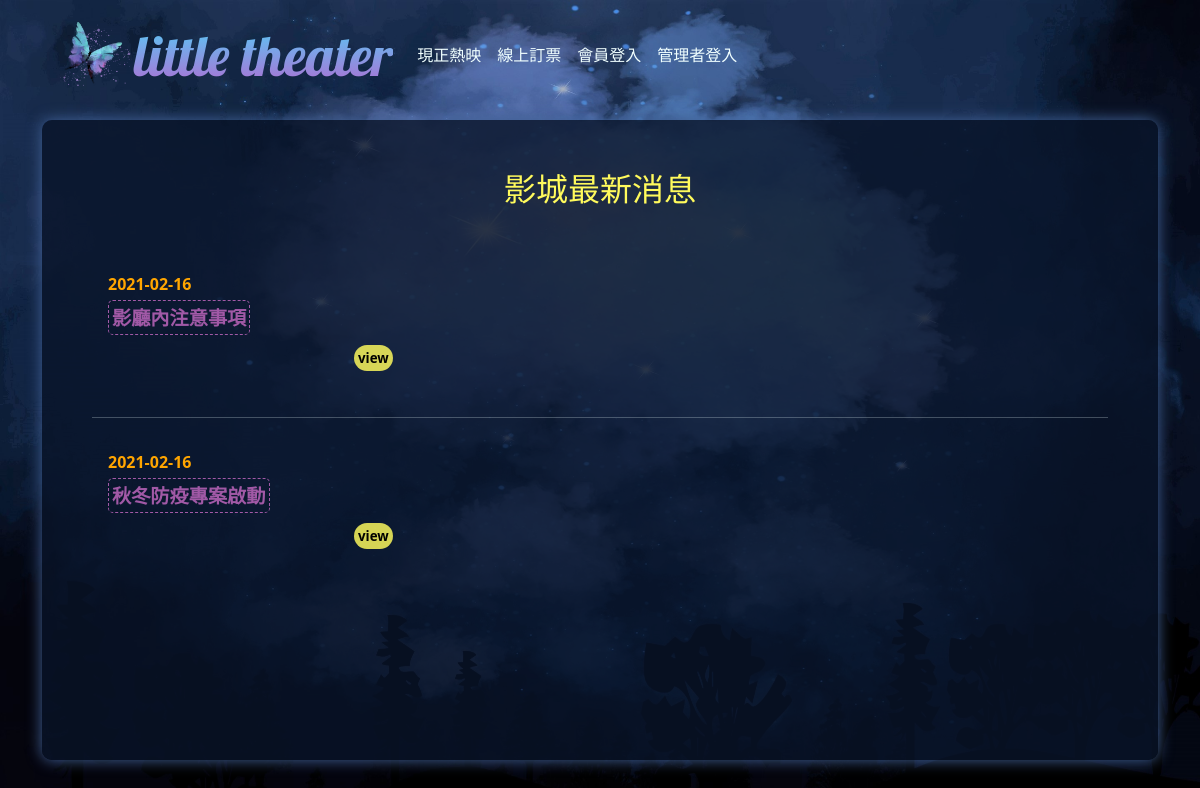
/index.php?do=news, run on an earlier commit of the app's database.
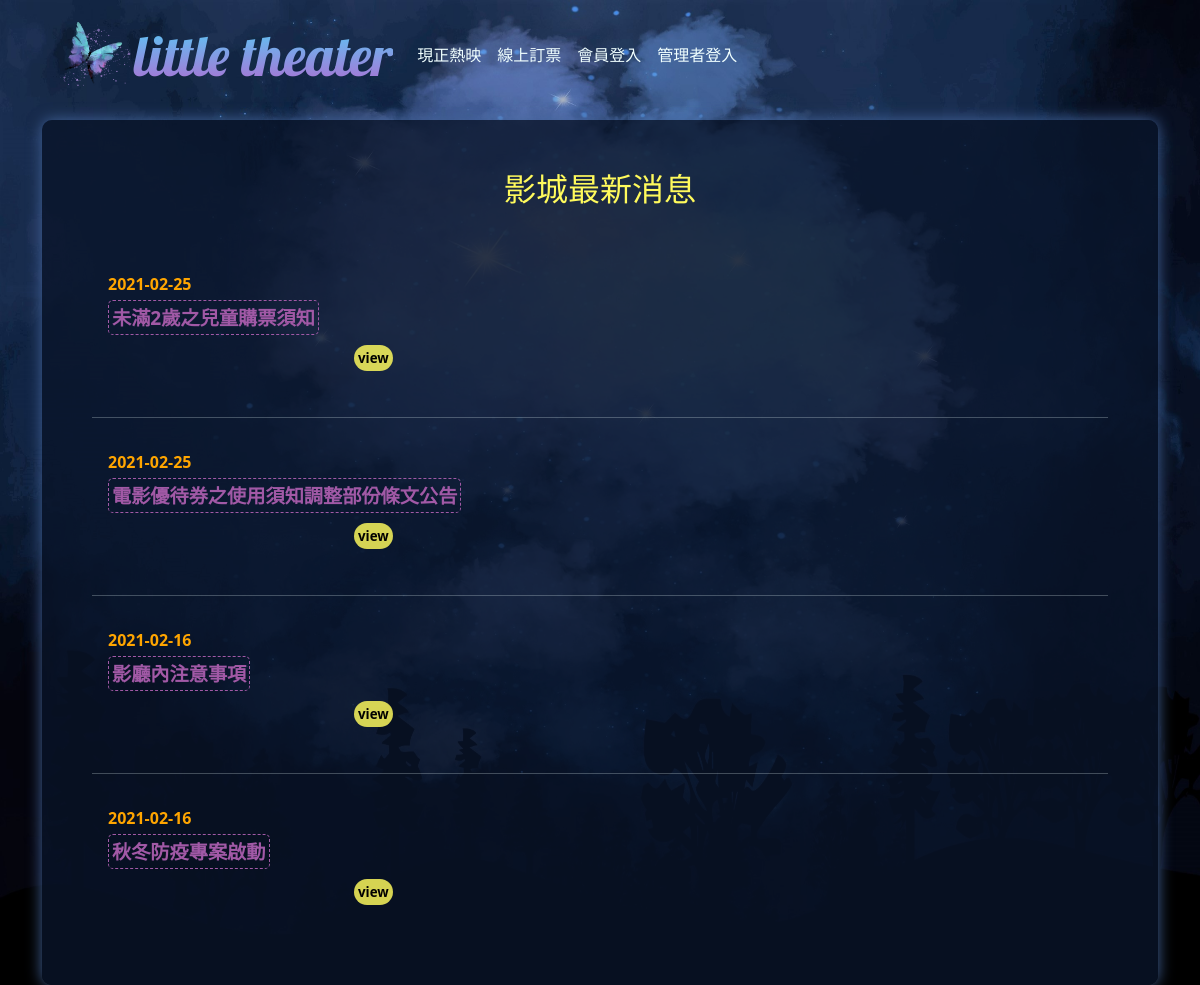
And on a later commit of the database.
### tables this page shows
CREATE TABLE `theater_news` (
  `id` int(11) UNSIGNED NOT NULL,
  `title` text NOT NULL,
  `content` text NOT NULL,
  `tags` text NOT NULL,
  `sh` int(1) UNSIGNED NOT NULL,
  `date` date NOT NULL
);

### base.php (called while the page is built, shortened)
<?php
$News=new DB("theater_news");
Class DB{
    private $dsn="mysql:host=localhost;charset=utf8;dbname=theater";
    private $pdo="";
    private $table="";
    function __construct($table){
        $this->table=$table;
        $this->pdo=new PDO($this->dsn,"root","");
    }
    function all(...$arr){
        $sql="select * from $this->table ";
        if(isset($arr[0])){
            if(is_array($arr[0])){
                foreach($arr[0] as $k=>$v){
                    $tmp[]=sprintf("`%s`='%s'",$k,$v);
                }
                $sql.=" where ".implode(" && ",$tmp);
            }else{
                $sql.=$arr[0];
            }
        }
        if(isset($arr[1])){
            $sql.=$arr[1];
        }
        return $this->pdo->query($sql)->fetchAll();
    }
}

### front/news.php (the view, shortened to what this page needs)
<div id="bb">
<div style="width:100%;text-align:center;position:relative" class="mb-5">
    <h2 style="color: #fffa5c !important">影城最新消息</h2>
</div>
<div id="newsAdd">
<?php
$ns=$News->all(['sh' => 1]," order by `id` desc");
foreach($ns as $k=>$n){
?>
<div id="new<?=$n['id']?>">
<div style="display:flex;">
    <div class="p-3" style="width:100%;display:flex;flex-direction:column;">
        <div class="mb-3">
            <div class="datetext mb-2"><?=$n['date']?></div>
            <span class="border" style="font-size:larger;font-weight:bolder;color:#a159a6"><?=$n['title']?></span>
            <div style="width:100%;display:inline-block;padding-left:25%" class="mt-3" onclick="opNews(<?=$n['id']?>,this)">
                <span style="cursor:pointer;background:#fffa5cd4;border-radius:40px;color:black;font-size:smaller;font-weight: bolder;" class="p-1" id="viewblock<?=$n['id']?>">view</span>
            </div>
        </div>
    </div>
</div>
</div>
<?php
if($k!=count($ns)-1){
    echo "<hr>";
}
}?>
</div>
</div>

What changed in the data, as far as the page shows it:
added theater_news: date "2021-02-25", title "未滿2歲之兒童購票須知"
added theater_news: date "2021-02-25", title "電影優待券之使用須知調整部份條文公告"
